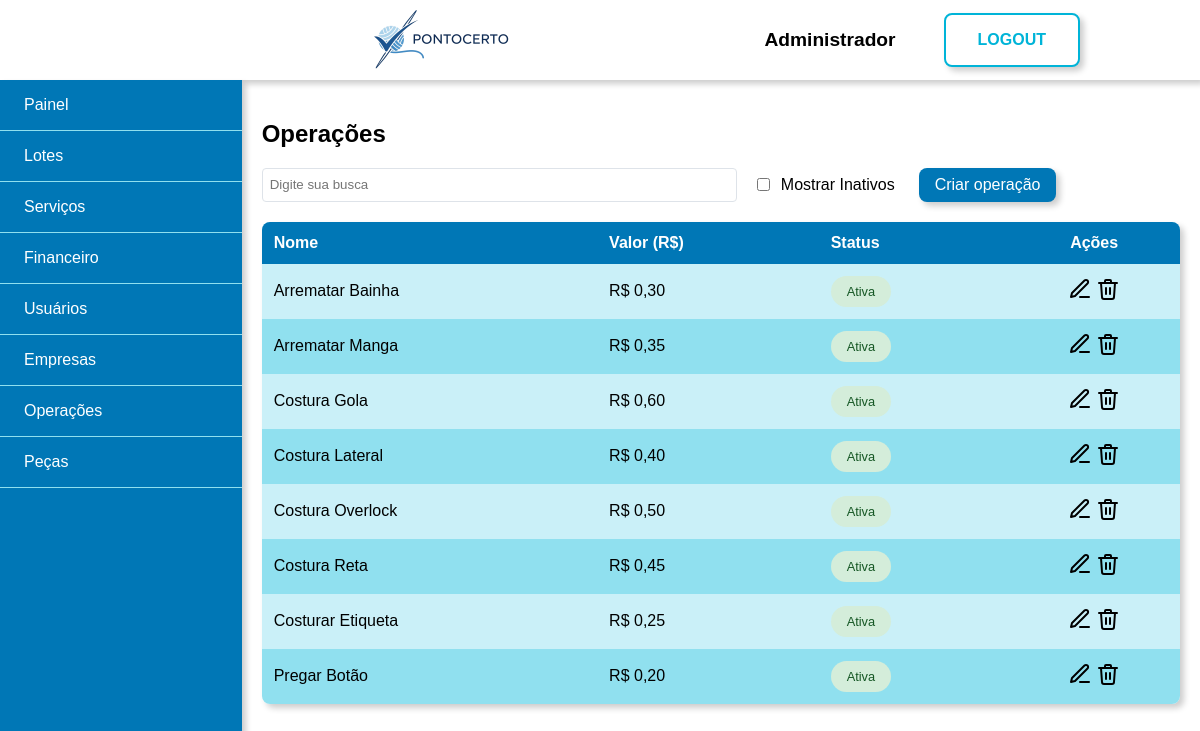
The app's page /admin/operacoes (signed in) with its own data.
### tables this page shows
CREATE TABLE usuarios (
    id int PRIMARY KEY AUTO_INCREMENT,
    tipo enum('admin', 'costureira') NOT NULL DEFAULT 'costureira',
    nome varchar(50) NOT NULL,
    cpf varchar(11) NOT NULL UNIQUE,
    email varchar(250) NOT NULL UNIQUE,
    telefone varchar(11) NOT NULL,
    cep varchar(8) NOT NULL,
    logradouro varchar(250),
    complemento varchar(50),
    cidade varchar(100),
    tipo_chave_pix enum('cpf', 'cnpj', 'email', 'telefone', 'aleatoria') DEFAULT 'cpf',
    chave_pix varchar(250),
    senha varchar(255) NOT NULL,
    banco int NULL DEFAULT 0,
    agencia INT NULL DEFAULT 0,
    conta INT NULL DEFAULT 0,
    especialidade_id INT NOT NULL DEFAULT 2,
    ativo TINYINT DEFAULT 1,
    created_at TIMESTAMP DEFAULT CURRENT_TIMESTAMP,
    updated_at TIMESTAMP DEFAULT CURRENT_TIMESTAMP ON UPDATE CURRENT_TIMESTAMP
 );

CREATE TABLE operacoes (
    id INT PRIMARY KEY AUTO_INCREMENT,
    nome VARCHAR(255) NOT NULL,
    valor DECIMAL(10, 2) NOT NULL,
    ativo TINYINT DEFAULT 1,
    created_at TIMESTAMP DEFAULT CURRENT_TIMESTAMP,
    updated_at TIMESTAMP DEFAULT CURRENT_TIMESTAMP ON UPDATE CURRENT_TIMESTAMP
);

### views/admin/operacoes.php (the view, shortened to what the rows shown need)
<div class="conteudo flex">
    <div class="conteudo-tabela">
    <h2>Operações</h2>
        <div class="tabela">
            <table cellspacing='0' class="redondinho shadow filter">
                <thead>
                    <tr>
                        <th class="ae">Nome</th>
                        <th class="ae">Valor (R$)</th>
                        <th class="ae">Status</th>
                        <th class="ac">Ações</th>
                    </tr>
                </thead>
                <tbody>
                    <?php if (empty($listaOperacoes)): ?>
                        <tr>
                            <td colspan="5" class="ac">Nenhuma operação encontrada</td>
                        </tr>
                    <?php else: ?>
                        <?php foreach ($listaOperacoes as $operacao): ?>
                             <tr class="linha-filter" data-ativo="<?= $operacao['ativo'] ? '1' : '0' ?>">
                                <td class="ae"><?= htmlspecialchars($operacao['nome']) ?></td>
                                <td class="ae">R$ <?= number_format($operacao['valor'], 2, ',', '.') ?></td>
                                <td class="ae">
                                    <span class="status-badge <?= $operacao['ativo'] ? 'active' : 'inactive' ?>">
                                        <?= $operacao['ativo'] ? 'Ativa' : 'Inativa' ?>
                                    </span>
                                </td>
                                <td class="ac">
                                    <a href="<?= BASE_URL ?>admin/editar-operacao?id=<?= $operacao['id'] ?>" title="Editar Operação">
                                        <img class="icone" src="<?= ASSETS_URL ?>icones/editar.svg" alt="editar">
                                    </a>
                                    <?php if ($operacao['ativo']): ?>
                                        <a href="<?= BASE_URL ?>admin/remover-operacao?id=<?= $operacao['id'] ?>"
                                           onclick="return confirm('Tem certeza que deseja desativar esta operação?')"
                                           title="Desativar Operação">
                                            <img class="icone" src="<?= ASSETS_URL ?>icones/remover.svg" alt="desativar">
                                        </a>
                                    <?php endif; ?>
                                </td>
                            </tr>
                        <?php endforeach; ?>
                    <?php endif; ?>
                </tbody>
            </table>
        </div>
    </div>
</div>

### views/shared/header.php (shortened to what the rows shown need)
<!DOCTYPE html>
<html lang="pt-BR">
<head>
    <link rel="stylesheet" href="<?php echo ASSETS_URL?>css/style.css">
</head>
<body>
    <?php if ($login ?? false): ?>
        <div class="principal azul flex center">
    <?php else: ?>
        <div class="principal">
            <?php if ($usuarioLogado ?? false): ?>
                <div class="topo flex h-center shadow">
                    <a class="imagem-topo" href="<?= $dashboardLink ?>">
                        <img src="<?php echo ASSETS_URL?>img/banner.png" alt="banner">
                    </a>
                    <span class="flex l-gap v-center">
                        <span class="nome-usuario"><?= htmlspecialchars($nomeUsuario) ?></span>
                        <a href="<?= BASE_URL ?>logout" class="botao-grande">LOGOUT</a>
                    </span>
                </div>
            <?php endif; ?>
    <?php endif; ?>

### records on screen
usuarios: nome "Administrador"
operacoes: nome "Arrematar Bainha", valor "0,30", ativo "Ativa"
operacoes: nome "Arrematar Manga", valor "0,35", ativo "Ativa"
operacoes: nome "Costura Gola", valor "0,60", ativo "Ativa"
operacoes: nome "Costura Lateral", valor "0,40", ativo "Ativa"
operacoes: nome "Costura Overlock", valor "0,50", ativo "Ativa"
operacoes: nome "Costura Reta", valor "0,45", ativo "Ativa"
operacoes: nome "Costurar Etiqueta", valor "0,25", ativo "Ativa"
operacoes: nome "Pregar Botão", valor "0,20", ativo "Ativa"

### other values on screen
$item['label'] "Painel"
$item['label'] "Lotes"
$item['label'] "Serviços"
$item['label'] "Financeiro"
$item['label'] "Usuários"
$item['label'] "Empresas"
$item['label'] "Operações"
$item['label'] "Peças"
